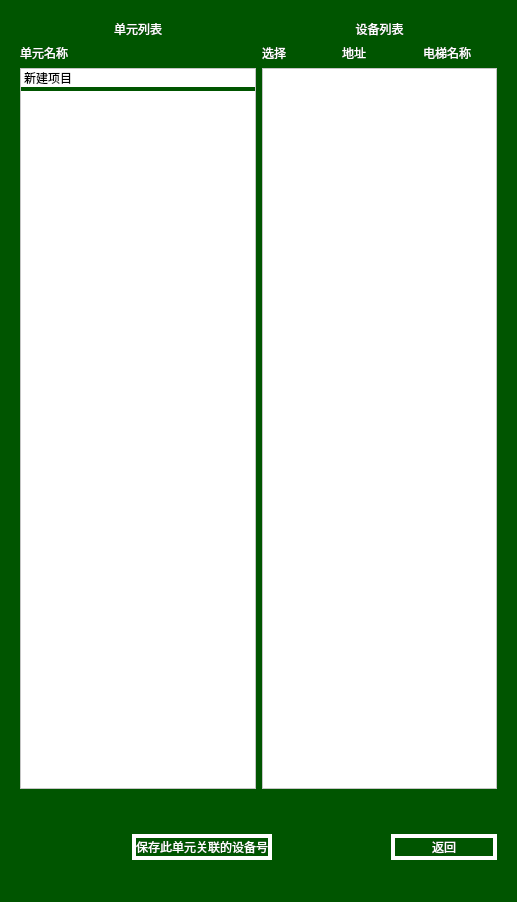
<?xml version="1.0" encoding="UTF-8"?>
<ui version="4.0">
 <class>devicewithunit</class>
 <widget class="QWidget" name="devicewithunit">
  <property name="geometry">
   <rect>
    <x>0</x>
    <y>0</y>
    <width>517</width>
    <height>902</height>
   </rect>
  </property>
  <property name="windowTitle">
   <string>Form</string>
  </property>
  <property name="styleSheet">
   <string notr="true">QWidget 
{
	background-color: rgb(0, 85, 0);
	color: rgb(255, 255, 255);
}
QLabel
{
 border-style:none;
font: 9pt &quot;微软雅黑&quot;;

}

QPushButton:hover
{
border-style:solid;
font: 9pt &quot;微软雅黑&quot;;
border-width:4px;
background-color: rgb(255, 170, 127);
color: rgba(255, 255, 255, 255);
}

QPushButton:!hover
{
border-style:solid;
font: 9pt &quot;微软雅黑&quot;;
border-width:4px;
background-color:rgb(0, 85, 0);
color: rgba(255, 255, 255, 255);
}

QTabBar:tab:selected
{
	font: 9pt &quot;微软雅黑&quot;;
	background-color: rgb(255, 170, 127);
}
QTabBar:tab:!selected
{
	font: 9pt &quot;微软雅黑&quot;;
	background-color: rgb(0, 85, 0);
}
QLineEdit
{
	color: rgb(0, 0, 0);
	background-color: rgb(255, 255, 255);
}
QTableWidget
{
	
	background-color: rgb(0, 85, 0);

}

QListWidget
{
	
	color: rgb(0, 0, 0);
	background-color: rgb(255, 255, 255);

}
QListWidget::item
{
	color: rgb(0, 0, 0);
	
	border-style:none;
	font: 9pt &quot;微软雅黑&quot;;
	
	border-bottom-style:solid;
	border-bottom-width:4px;
	border-bottom-color:rgb(0, 85, 0);
	background-color: rgb(255, 255, 255);

}
QListWidget::item:hover
{
	color: rgb(0, 0, 0);
	
	background-color: rgb(85, 255, 255);
}
QListWidget::item:!hover
{
	color: rgb(0, 0, 0);
	background-color: rgb(255, 255, 255);
}

QListWidget::item:selected
{
	color: rgb(0, 0, 0);
	background-color: rgb(255, 0, 0);
}
/*
QListWidget::item:!selected
{
	color: rgb(0, 0, 0);
	background-color: rgb(255, 255, 255);
}*/




QComboBox
{
	background-color: rgb(255, 255, 255);
	
	color: rgb(0, 0, 0);
}
QComboBox::drop-down
{
 	width:47px;
	border-image: url(:/arrow_down.png);	
}
QCheckBox
{
	font: 9pt &quot;微软雅黑&quot;;

}

QMenuBar
{
	background-color:transparent;

}

QMenuBar::item
{
	background-color: rgb(0, 85, 0);
}
QMenuBar::item:selected
{
	background-color: rgb(255, 170, 0);
}
QMenuBar::item:!selected
{
	
	background-color: rgb(0, 85, 0);
}</string>
  </property>
  <layout class="QVBoxLayout" name="verticalLayout_3" stretch="9,1">
   <item>
    <widget class="QWidget" name="widget" native="true">
     <layout class="QHBoxLayout" name="horizontalLayout_5" stretch="1,1">
      <item>
       <layout class="QVBoxLayout" name="verticalLayout">
        <item>
         <widget class="QLabel" name="label_3">
          <property name="text">
           <string>单元列表</string>
          </property>
          <property name="alignment">
           <set>Qt::AlignCenter</set>
          </property>
         </widget>
        </item>
        <item>
         <widget class="QLabel" name="label">
          <property name="text">
           <string>单元名称</string>
          </property>
         </widget>
        </item>
        <item>
         <widget class="QListWidget" name="listWidget">
          <item>
           <property name="text">
            <string>新建项目</string>
           </property>
          </item>
         </widget>
        </item>
       </layout>
      </item>
      <item>
       <layout class="QVBoxLayout" name="verticalLayout_2">
        <item>
         <widget class="QLabel" name="label_2">
          <property name="text">
           <string>设备列表</string>
          </property>
          <property name="alignment">
           <set>Qt::AlignCenter</set>
          </property>
         </widget>
        </item>
        <item>
         <layout class="QHBoxLayout" name="horizontalLayout_4">
          <item>
           <widget class="QLabel" name="label_5">
            <property name="text">
             <string>选择</string>
            </property>
           </widget>
          </item>
          <item>
           <widget class="QLabel" name="label_6">
            <property name="text">
             <string>地址</string>
            </property>
           </widget>
          </item>
          <item>
           <widget class="QLabel" name="label_4">
            <property name="text">
             <string>电梯名称</string>
            </property>
           </widget>
          </item>
         </layout>
        </item>
        <item>
         <widget class="QListWidget" name="listWidget_2"/>
        </item>
       </layout>
      </item>
     </layout>
    </widget>
   </item>
   <item>
    <widget class="QWidget" name="widget_2" native="true">
     <layout class="QHBoxLayout" name="horizontalLayout">
      <item>
       <widget class="QLabel" name="label_8">
        <property name="text">
         <string/>
        </property>
       </widget>
      </item>
      <item>
       <widget class="QPushButton" name="pushButton">
        <property name="text">
         <string>保存此单元关联的设备号</string>
        </property>
       </widget>
      </item>
      <item>
       <widget class="QLabel" name="label_7">
        <property name="text">
         <string/>
        </property>
       </widget>
      </item>
      <item>
       <widget class="QPushButton" name="pushButton_2">
        <property name="text">
         <string>返回</string>
        </property>
       </widget>
      </item>
     </layout>
    </widget>
   </item>
  </layout>
 </widget>
 <resources/>
 <connections/>
</ui>
